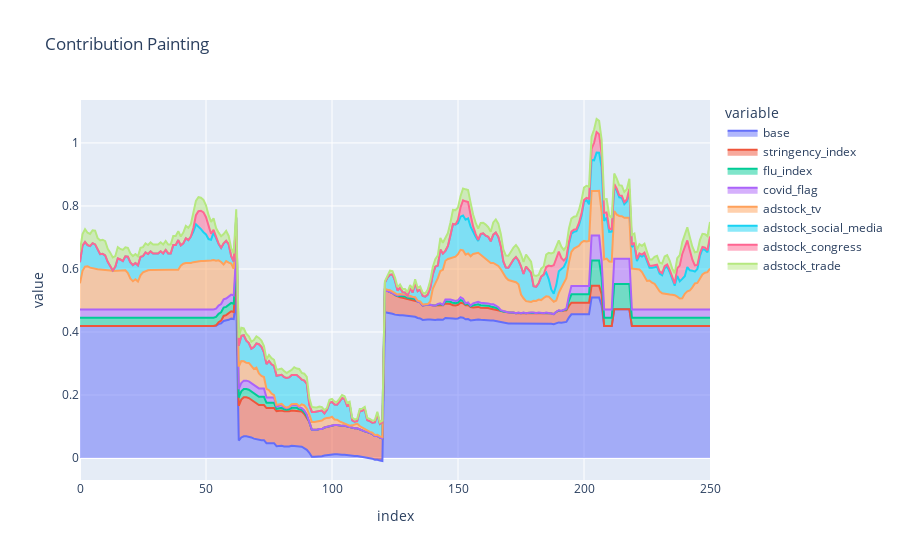

The cell this chart's notebook holds for it:
### Code cell
px.area(
    plot_df,
    title="Contribution Painting"
)

### Figure 1 — Plotly figure (JSON) as saved in the notebook; plotly's stock layout.template omitted (floating-point values rounded to 4 significant figures; data arrays with more than 128 entries replaced by an {"elided": "..."} marker saying what was removed)
{"data": [{"fillpattern": {"shape": ""}, "hovertemplate": "variable=base<br>index=%{x}<br>value=%{y}<extra></extra>", "legendgroup": "base", "line": {"color": "#636efa"}, "marker": {"symbol": "circle"}, "mode": "lines", "name": "base", "orientation": "v", "showlegend": true, "stackgroup": "1", "type": "scatter", "x": {"elided": "251 int values"}, "xaxis": "x", "y": {"elided": "251 float values"}, "yaxis": "y"}, {"fillpattern": {"shape": ""}, "hovertemplate": "variable=stringency_index<br>index=%{x}<br>value=%{y}<extra></extra>", "legendgroup": "stringency_index", "line": {"color": "#EF553B"}, "marker": {"symbol": "circle"}, "mode": "lines", "name": "stringency_index", "orientation": "v", "showlegend": true, "stackgroup": "1", "type": "scatter", "x": {"elided": "251 int values"}, "xaxis": "x", "y": {"elided": "251 float values"}, "yaxis": "y"}, {"fillpattern": {"shape": ""}, "hovertemplate": "variable=flu_index<br>index=%{x}<br>value=%{y}<extra></extra>", "legendgroup": "flu_index", "line": {"color": "#00cc96"}, "marker": {"symbol": "circle"}, "mode": "lines", "name": "flu_index", "orientation": "v", "showlegend": true, "stackgroup": "1", "type": "scatter", "x": {"elided": "251 int values"}, "xaxis": "x", "y": {"elided": "251 float values"}, "yaxis": "y"}, {"fillpattern": {"shape": ""}, "hovertemplate": "variable=covid_flag<br>index=%{x}<br>value=%{y}<extra></extra>", "legendgroup": "covid_flag", "line": {"color": "#ab63fa"}, "marker": {"symbol": "circle"}, "mode": "lines", "name": "covid_flag", "orientation": "v", "showlegend": true, "stackgroup": "1", "type": "scatter", "x": {"elided": "251 int values"}, "xaxis": "x", "y": {"elided": "251 float values"}, "yaxis": "y"}, {"fillpattern": {"shape": ""}, "hovertemplate": "variable=adstock_tv<br>index=%{x}<br>value=%{y}<extra></extra>", "legendgroup": "adstock_tv", "line": {"color": "#FFA15A"}, "marker": {"symbol": "circle"}, "mode": "lines", "name": "adstock_tv", "orientation": "v", "showlegend": true, "stackgroup": "1", "type": "scatter", "x": {"elided": "251 int values"}, "xaxis": "x", "y": {"elided": "251 float values"}, "yaxis": "y"}, {"fillpattern": {"shape": ""}, "hovertemplate": "variable=adstock_social_media<br>index=%{x}<br>value=%{y}<extra></extra>", "legendgroup": "adstock_social_media", "line": {"color": "#19d3f3"}, "marker": {"symbol": "circle"}, "mode": "lines", "name": "adstock_social_media", "orientation": "v", "showlegend": true, "stackgroup": "1", "type": "scatter", "x": {"elided": "251 int values"}, "xaxis": "x", "y": {"elided": "251 float values"}, "yaxis": "y"}, {"fillpattern": {"shape": ""}, "hovertemplate": "variable=adstock_congress<br>index=%{x}<br>value=%{y}<extra></extra>", "legendgroup": "adstock_congress", "line": {"color": "#FF6692"}, "marker": {"symbol": "circle"}, "mode": "lines", "name": "adstock_congress", "orientation": "v", "showlegend": true, "stackgroup": "1", "type": "scatter", "x": {"elided": "251 int values"}, "xaxis": "x", "y": {"elided": "251 float values"}, "yaxis": "y"}, {"fillpattern": {"shape": ""}, "hovertemplate": "variable=adstock_trade<br>index=%{x}<br>value=%{y}<extra></extra>", "legendgroup": "adstock_trade", "line": {"color": "#B6E880"}, "marker": {"symbol": "circle"}, "mode": "lines", "name": "adstock_trade", "orientation": "v", "showlegend": true, "stackgroup": "1", "type": "scatter", "x": {"elided": "251 int values"}, "xaxis": "x", "y": {"elided": "251 float values"}, "yaxis": "y"}], "layout": {"legend": {"title": {"text": "variable"}, "tracegroupgap": 0}, "title": {"text": "Contribution Painting"}, "xaxis": {"anchor": "y", "domain": [0, 1], "title": {"text": "index"}}, "yaxis": {"anchor": "x", "domain": [0, 1], "title": {"text": "value"}}}}
